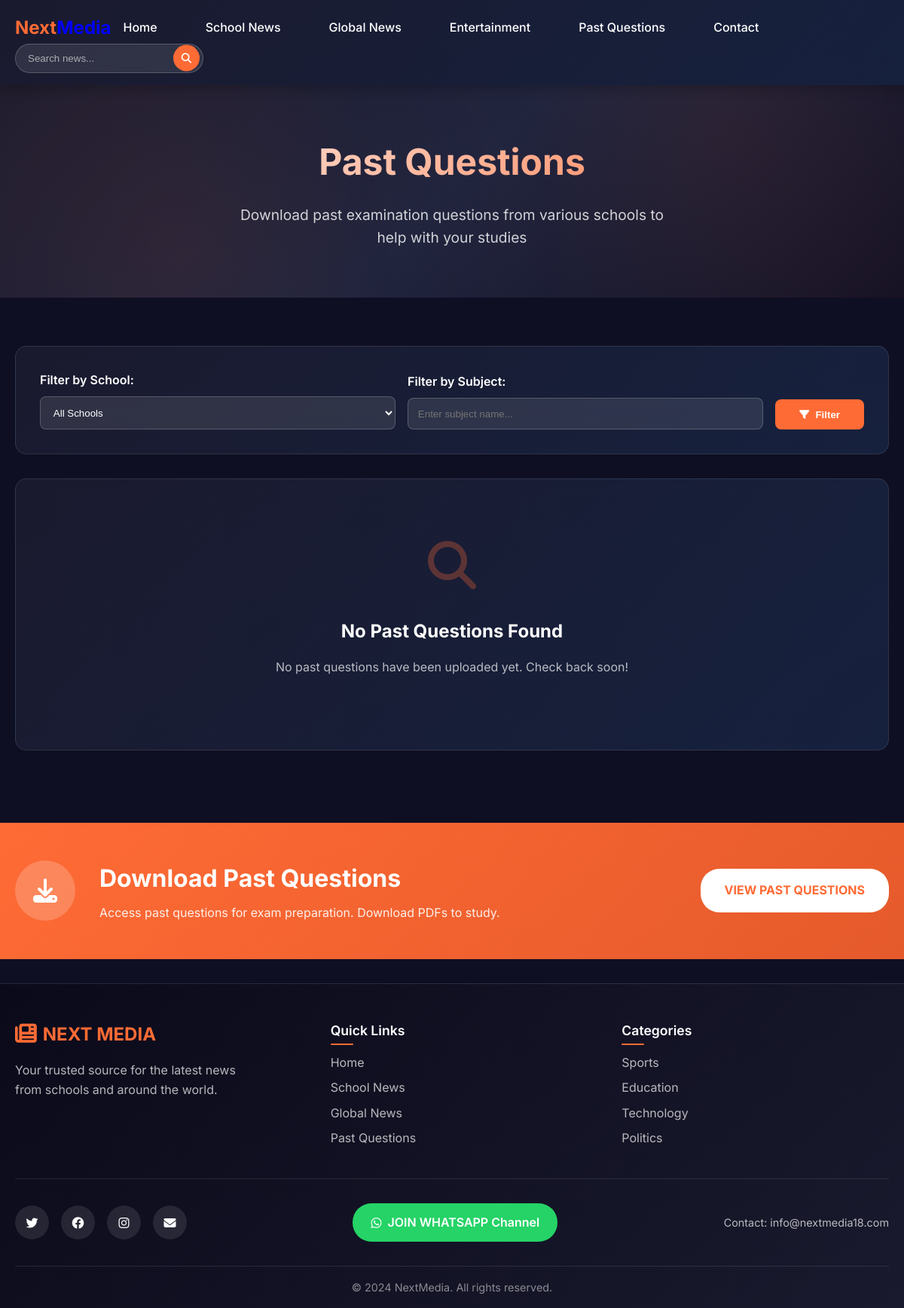
The page /past-questions/ on the database as committed earlier.
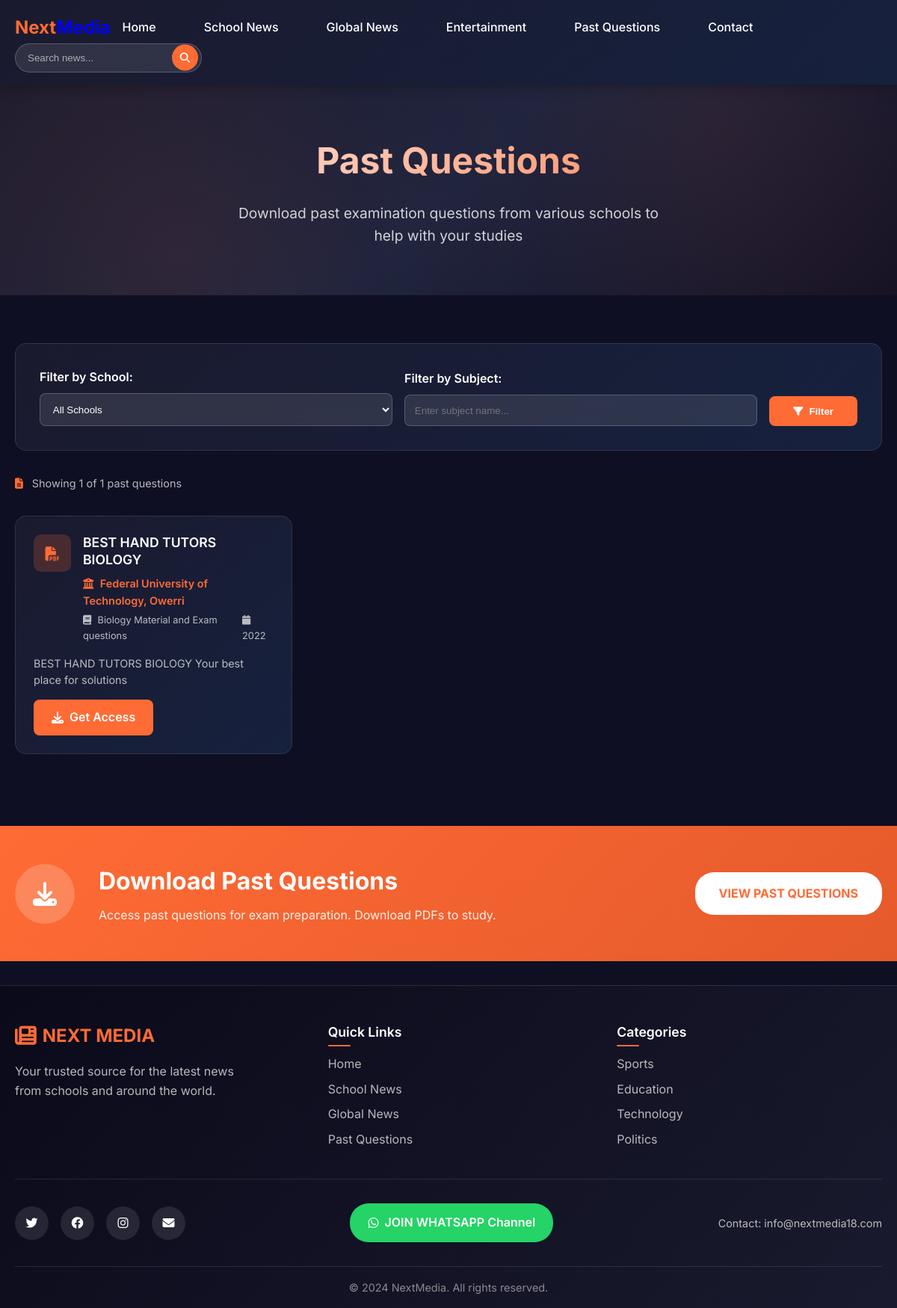
The same page on the database as committed later.
### news/models.py (models this page shows, shortened)
class PastQuestion(models.Model):
    title = models.CharField(max_length=200)
    school = models.ForeignKey(School, on_delete=models.CASCADE)
    subject = models.CharField(max_length=100)
    year = models.IntegerField()
    file = models.URLField()
    description = models.TextField(blank=True)
    created_at = models.DateTimeField(auto_now_add=True)
    class Meta:
        ordering = ['-year', 'subject']

class School(models.Model):
    name = models.CharField(max_length=200)
    abbreviation = models.CharField(max_length=10, blank=True)
    description = models.TextField(blank=True)
    logo = CloudinaryField('schools/', blank=True, null=True)
    established = models.DateField(blank=True, null=True)
    website = models.URLField(blank=True)
    slug = models.SlugField(unique=True, blank=True)
    is_active = models.BooleanField(default=True)
    created_at = models.DateTimeField(auto_now_add=True)
    class Meta:
        ordering = ['name']

### news/views.py (the view)
# urls.py: path('past-questions/', views.past_questions, name='past_questions'),
def past_questions(request):
    questions_list = PastQuestion.objects.all().select_related('school')
    schools = School.objects.filter(is_active=True)
    school_slug = request.GET.get('school')
    if school_slug:
        questions_list = questions_list.filter(school__slug=school_slug)
    subject = request.GET.get('subject')
    if subject:
        questions_list = questions_list.filter(subject__icontains=subject)
    paginator = Paginator(questions_list, 20)
    page_number = request.GET.get('page')
    questions = paginator.get_page(page_number)
    context = {
        'questions': questions,
        'schools': schools,
    }
    return render(request, 'news/past_questions.html', context)

### news/templates/news/past_questions.html (shortened to what this page needs)
{% extends 'news/base.html' %}
{% load static %}
{% block content %}
<section class="hero-section">
    <div class="container">
        <div class="hero-content">
            <h1>Past Questions</h1>
            <p>Download past examination questions from various schools to help with your studies</p>
        </div>
    </div>
</section>
<section class="past-questions-section" style="padding: 4rem 0; background: #0f0f23;">
    <div class="container">
        <div class="filters-container" style="background: linear-gradient(135deg, #1a1a2e 0%, #16213e 100%); padding: 2rem; border-radius: 15px; margin-bottom: 2rem; border: 1px solid rgba(255, 255, 255, 0.1);">
            <form method="GET" class="filters-form" style="display: flex; gap: 1rem; flex-wrap: wrap; align-items: end;">
                <div class="filter-group" style="flex: 1; min-width: 200px;">
                    <label for="school" style="display: block; color: #fff; margin-bottom: 0.5rem; font-weight: 600;">Filter by School:</label>
                    <select name="school" id="school" style="width: 100%; padding: 0.8rem; border-radius: 8px; border: 1px solid rgba(255, 255, 255, 0.2); background: rgba(255, 255, 255, 0.1); color: #fff; backdrop-filter: blur(10px);">
                        <option value="">All Schools</option>
                    </select>
                </div>
                <div class="filter-group" style="flex: 1; min-width: 200px;">
                    <label for="subject" style="display: block; color: #fff; margin-bottom: 0.5rem; font-weight: 600;">Filter by Subject:</label>
                    <input type="text" name="subject" id="subject" value="{{ request.GET.subject }}" placeholder="Enter subject name..." style="width: 100%; padding: 0.8rem; border-radius: 8px; border: 1px solid rgba(255, 255, 255, 0.2); background: rgba(255, 255, 255, 0.1); color: #fff; backdrop-filter: blur(10px);">
                </div>
                <button type="submit" style="background: #ff6b35; color: #fff; border: none; padding: 0.8rem 2rem; border-radius: 8px; font-weight: 600; cursor: pointer; transition: all 0.3s ease;">
                    <i class="fas fa-filter" style="margin-right: 0.5rem;"></i>Filter
                </button>
            </form>
        </div>
        {% if questions %}
        <div class="results-info" style="color: rgba(255, 255, 255, 0.7); margin-bottom: 2rem; font-size: 0.9rem;">
            <p>
                <i class="fas fa-file-alt" style="margin-right: 0.5rem; color: #ff6b35;"></i>
                Showing {{ questions|length }} of {{ questions.paginator.count }} past questions
            </p>
        </div>
        {% endif %}
        {% if questions %}
        <div class="questions-grid" style="display: grid; grid-template-columns: repeat(auto-fill, minmax(350px, 1fr)); gap: 1.5rem;">
            {% for question in questions %}
            <div class="question-card" style="background: linear-gradient(135deg, #1a1a2e 0%, #16213e 100%); border-radius: 15px; padding: 1.5rem; border: 1px solid rgba(255, 255, 255, 0.1); transition: all 0.3s ease; position: relative; overflow: hidden;">
                <div class="question-header" style="display: flex; justify-content: between; align-items: start; margin-bottom: 1rem; gap: 1rem;">
                    <div class="question-icon" style="background: rgba(255, 107, 53, 0.2); width: 50px; height: 50px; border-radius: 10px; display: flex; align-items: center; justify-content: center; color: #ff6b35; font-size: 1.2rem; flex-shrink: 0;">
                        <i class="fas fa-file-pdf"></i>
                    </div>
                    <div class="question-info" style="flex: 1;">
                        <h3 style="color: #fff; font-size: 1.1rem; font-weight: 600; line-height: 1.3; margin-bottom: 0.5rem;">
                            {{ question.title }}
                        </h3>
                        <div class="question-meta" style="display: flex; flex-direction: column; gap: 0.3rem;">
                            <span class="school-name" style="color: #ff6b35; font-weight: 600; font-size: 0.9rem;">
                                <i class="fas fa-university" style="margin-right: 0.3rem;"></i>
                                {{ question.school.name }}
                            </span>
                            <div style="display: flex; gap: 1rem; font-size: 0.8rem;">
                                <span style="color: rgba(255, 255, 255, 0.7);">
                                    <i class="fas fa-book" style="margin-right: 0.3rem;"></i>
                                    {{ question.subject }}
                                </span>
                                <span style="color: rgba(255, 255, 255, 0.7);">
                                    <i class="fas fa-calendar" style="margin-right: 0.3rem;"></i>
                                    {{ question.year }}
                                </span>
                            </div>
                        </div>
                    </div>
                </div>
                {% if question.description %}
                <p style="color: rgba(255, 255, 255, 0.7); margin-bottom: 1rem; font-size: 0.9rem; line-height: 1.5;">
                    {{ question.description|truncatewords:20 }}
                </p>
                {% endif %}
                <div class="question-footer" style="display: flex; justify-content: space-between; align-items: center; gap: 1rem;">
                    <a href="{{ question.file }}"
                    style="background: #ff6b35; color: #fff; text-decoration: none; padding: 0.7rem 1.5rem; border-radius: 8px; font-weight: 600; cursor: pointer; transition: all 0.3s ease; display: flex; align-items: center; gap: 0.5rem;">
                        <i class="fas fa-download"></i>
                        Get Access
                    </a>
                </div>
            </div>
            {% endfor %}
        </div>
        {% else %}
        <div class="no-questions" style="text-align: center; padding: 4rem 2rem; background: linear-gradient(135deg, #1a1a2e 0%, #16213e 100%); border-radius: 15px; border: 1px solid rgba(255, 255, 255, 0.1);">
            <div style="font-size: 4rem; color: rgba(255, 107, 53, 0.3); margin-bottom: 1rem;">
                <i class="fas fa-search"></i>
            </div>
            <h3 style="color: #fff; font-size: 1.5rem; margin-bottom: 1rem;">No Past Questions Found</h3>
            <p style="color: rgba(255, 255, 255, 0.7); margin-bottom: 2rem;">
                {% if request.GET.school or request.GET.subject %}
                    No questions match your current filters. Try adjusting your search criteria.
                {% else %}
                    No past questions have been uploaded yet. Check back soon!
                {% endif %}
            </p>
        </div>
        {% endif %}
    </div>
</section>
{% endblock %}

### news/templates/news/base.html (shortened to what this page needs)
<!DOCTYPE html>
<html lang="en">
<head>
    <link rel="apple-touch-icon" href="{% load static %}{% static 'img/icon-192x192.png' %}">
    <link rel="icon" type="image/png" href="{% load static %}{% static 'img/favicon.png' %}">
    {% load static %}
    <link rel="stylesheet" href="{% static 'css/style.css' %}">
    <link rel="stylesheet" href="https://cdnjs.cloudflare.com/ajax/libs/font-awesome/6.4.0/css/all.min.css">
</head>
<body>
    <nav class="navbar">
        <div class="nav-container">
            <div class="nav-brand">
                <span>Next<span style="color: blue;">Media</span></span>
            </div>
            <div class="nav-menu" id="navMenu">
                <a href="{% url 'news:home' %}" class="nav-link">Home</a>
                <a href="{% url 'news:school_list' %}" class="nav-link">School News</a>
                <a href="{% url 'news:category_news' 'global-news' %}" class="nav-link">Global News</a>
                <a href="{% url 'news:category_news' 'entertainment' %}" class="nav-link">Entertainment</a>
                <a href="{% url 'news:past_questions' %}" class="nav-link">Past Questions</a>
                <a href="#contact" class="nav-link">Contact</a>
            </div>
            <div class="nav-search">
                <form action="{% url 'news:search' %}" method="GET">
                    <input type="text" name="q" placeholder="Search news..." class="search-input">
                    <button type="submit" class="search-btn">
                        <i class="fas fa-search"></i>
                    </button>
                </form>
            </div>
        </div>
    </nav>
    <main class="main-content">
        {% block content %}
        {% endblock %}
    </main>
    {% if not hide_cta %}
    <section class="cta-section">
        <div class="container">
            <div class="cta-content">
                <div class="cta-icon">
                    <i class="fas fa-download"></i>
                </div>
                <div class="cta-text">
                    <h3>Download Past Questions</h3>
                    <p>Access past questions for exam preparation. Download PDFs to study.</p>
                </div>
                <a href="{% url 'news:past_questions' %}" class="cta-btn">VIEW PAST QUESTIONS</a>
            </div>
        </div>
    </section>
    {% endif %}
    <footer class="footer">
        <div class="container">
            <div class="footer-content">
                <div class="footer-brand">
                    <div class="footer-logo">
                        <i class="fas fa-newspaper"></i>
                        <span>NEXT MEDIA</span>
                    </div>
                    <p>Your trusted source for the latest news from schools and around the world.</p>
                </div>
                <div class="footer-links">
                    <div class="footer-column">
                        <h4>Quick Links</h4>
                        <ul>
                            <li><a href="{% url 'news:home' %}">Home</a></li>
                            <li><a href="{% url 'news:school_list' %}">School News</a></li>
                            <li><a href="{% url 'news:category_news' 'global-news' %}">Global News</a></li>
                            <li><a href="{% url 'news:past_questions' %}">Past Questions</a></li>
                        </ul>
                    </div>
                    <div class="footer-column">
                        <h4>Categories</h4>
                        <ul>
                            <li><a href="{% url 'news:category_news' 'sports' %}">Sports</a></li>
                            <li><a href="{% url 'news:category_news' 'education' %}">Education</a></li>
                            <li><a href="{% url 'news:category_news' 'technology' %}">Technology</a></li>
                            <li><a href="{% url 'news:category_news' 'politics' %}">Politics</a></li>
                        </ul>
                    </div>
                </div>
            </div>
            <div class="footer-bottom">
                <div class="social-links">
                    <a href="#" class="social-link"><i class="fab fa-twitter"></i></a>
                    <a href="#" class="social-link"><i class="fab fa-facebook"></i></a>
                    <a href="#" class="social-link"><i class="fab fa-instagram"></i></a>
                    <a href="#" class="social-link"><i class="fas fa-envelope"></i></a>
                </div>
                <a href="#" class="whatsapp-btn">
                    <i class="fab fa-whatsapp"></i>
                    JOIN WHATSAPP Channel
                </a>
                <div class="footer-contact" id="contact">
                    <p>Contact: info@nextmedia18.com</p>
                </div>
            </div>
            <div class="footer-copyright">
                <p>&copy; 2024 NextMedia. All rights reserved.</p>
            </div>
        </div>
    </footer>
</body>
</html>

### news/templates/news/past_questions.html (style rules this page uses)
.question-card::before { content: ''; position: absolute; top: 0; left: -100%; width: 100%; height: 100%; background: linear-gradient(90deg, transparent, rgba(255, 107, 53, 0.1), transparent); transition: left 0.5s; }

Rows that differ between the two databases and show on the page:
added PastQuestion: title "BEST HAND TUTORS BIOLOGY", school.name "Federal University of Technology, Owerri", subject "Biology Material and Exam questions", year "2022", description "BEST HAND TUTORS BIOLOGY Your best place for solutions"
Other text that changed with them:
{{ questions|length }}: (not shown) → "1"
{{ questions.paginator.count }}: (not shown) → "1"
text no longer shown: "No Past Questions Found No past questions have been uploaded yet. Check back soon!"
text now shown: "Showing of past questions"
